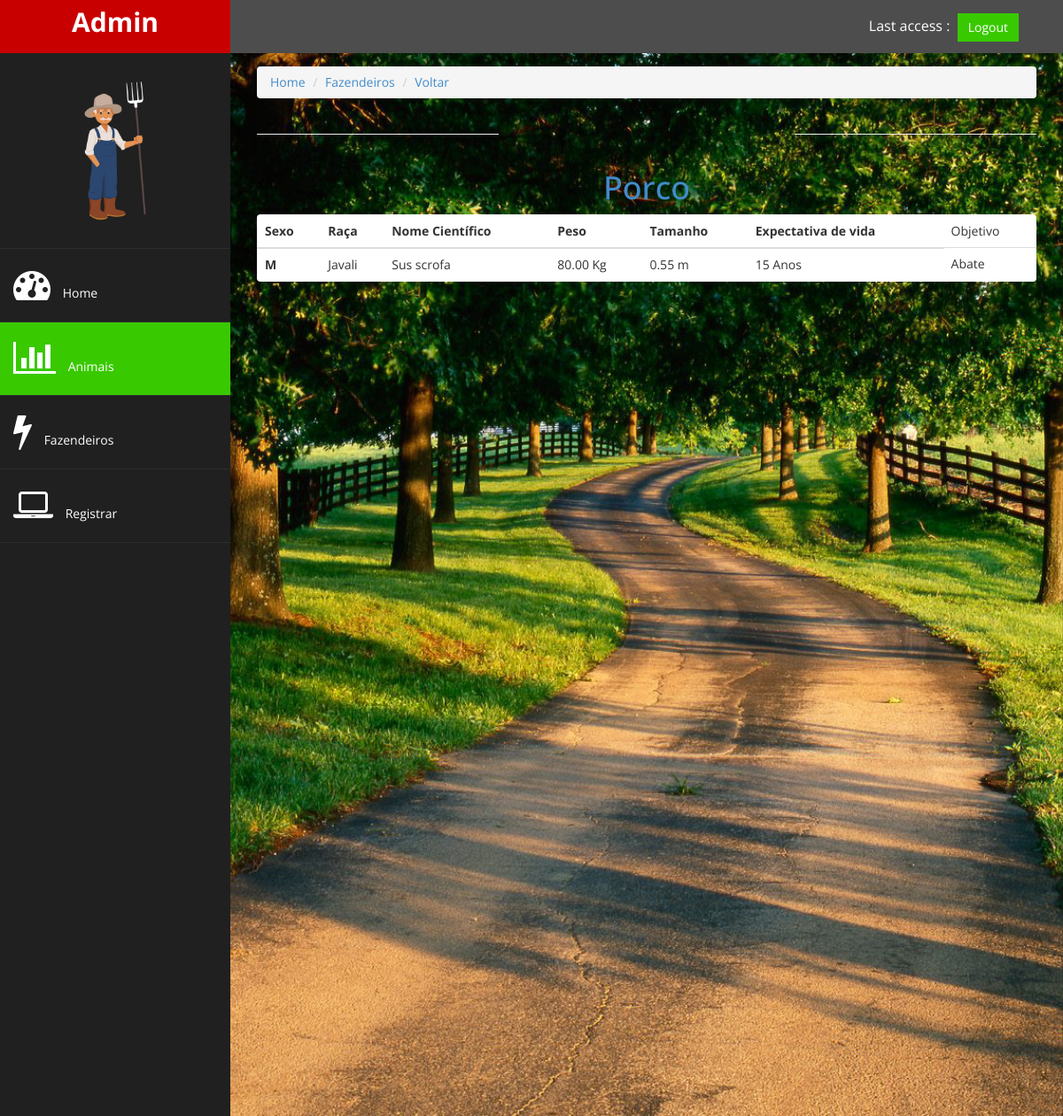
Screenshot of /home/animais/3/ with the database file from the repository.
### gestao/models.py (models this page shows)
class Animal(models.Model):
      nome = models.CharField(max_length=20)
      sexo = models.CharField(max_length=1, choices=[('M','Macho'),('F','Fêmea')])
      raca = models.CharField(max_length=20, verbose_name='Raça')
      cientifico = models.CharField(max_length=20, verbose_name='Nome Científico')
      peso = models.DecimalField(max_digits=6, decimal_places=2)
      tamanho = models.DecimalField(max_digits=5,decimal_places=2)
      expectativa = models.IntegerField(verbose_name='Expectativa de Vida')
      objetivo = models.CharField(max_length=10, choices=[('Abate','Abate'),('Reprodutor','Reprodutor')])

### gestao/views.py (the view)
# urls.py: path('animais/<int:animal_id>/', views.show_animal)
def show_animal(request, animal_id):
      animal = Animal.objects.get(id=animal_id)
      return render(request, 'animal/show.html', {'animal':animal})

### gestao/templates/animal/show.html
{% extends 'base.html' %}
{% block active-animais %}
active-menu
{% endblock %}
{% block conteudo %}
<div class="row">
      <div class="col-md-12">
            <ol class="breadcrumb">
                  <li><a href="/home/">Home</a></li>
                  <li><a href="/home/fazendeiros">Fazendeiros</a></li>
                  <li><a href="/home/animais">Voltar</a></li>
            </ol>
      </div>
</div>
<div class="row">
      <div class="col-md-4">
            <hr class="featurette-divider">
      </div>
      <div class="col-lg-4">
      </div>
      <div class="col-md-4">
            <hr class="featurette-divider">
      </div>
</div>
<div class="row">
      <div class="col-md-12">
            <h1 id="nome-animal"><a target="_blank" href="https://www.google.com/search?ei=DAFEXKayDcLZ5OUP-72D0AE&q={{animal.nome}}+{{animal.raca}}">{{animal.nome}}</a></h1>
            <table class="table panel">
                  <thead>
                        <tr>
                              <th>Sexo</th>
                              <th>Raça</th>
                              <th>Nome Científico</th>
                              <th>Peso</th>
                              <th>Tamanho</th>
                              <th>Expectativa de vida</th>
                              <td>Objetivo</td>
                        </tr>
                  </thead>
                  <tbody>
                        <tr>
                              <th>{{animal.sexo}}</th>
                              <td>{{animal.raca}}</td>
                              <td>{{animal.cientifico}}</td>
                              <td>{{animal.peso}} Kg</td>
                              <td>{{animal.tamanho}} m</td>
                              <td>{{animal.expectativa}} Anos</td>
                              <td>{{animal.objetivo}}</td>
                        </tr>
                  </tbody>
            </table>
      </div>
</div>
{% endblock %}

### gestao/static/assets/css/custom.css (style rules this page uses)
body { font-family: 'Open Sans', sans-serif; }

### gestao/static/assets/css/style.css (style rules this page uses)
#nome-animal { text-align: center; }

### rows the page displays
Animal: nome "Porco", sexo "M", raca "Javali", cientifico "Sus scrofa", peso "80.00", tamanho "0.55", expectativa "15", objetivo "Abate"
